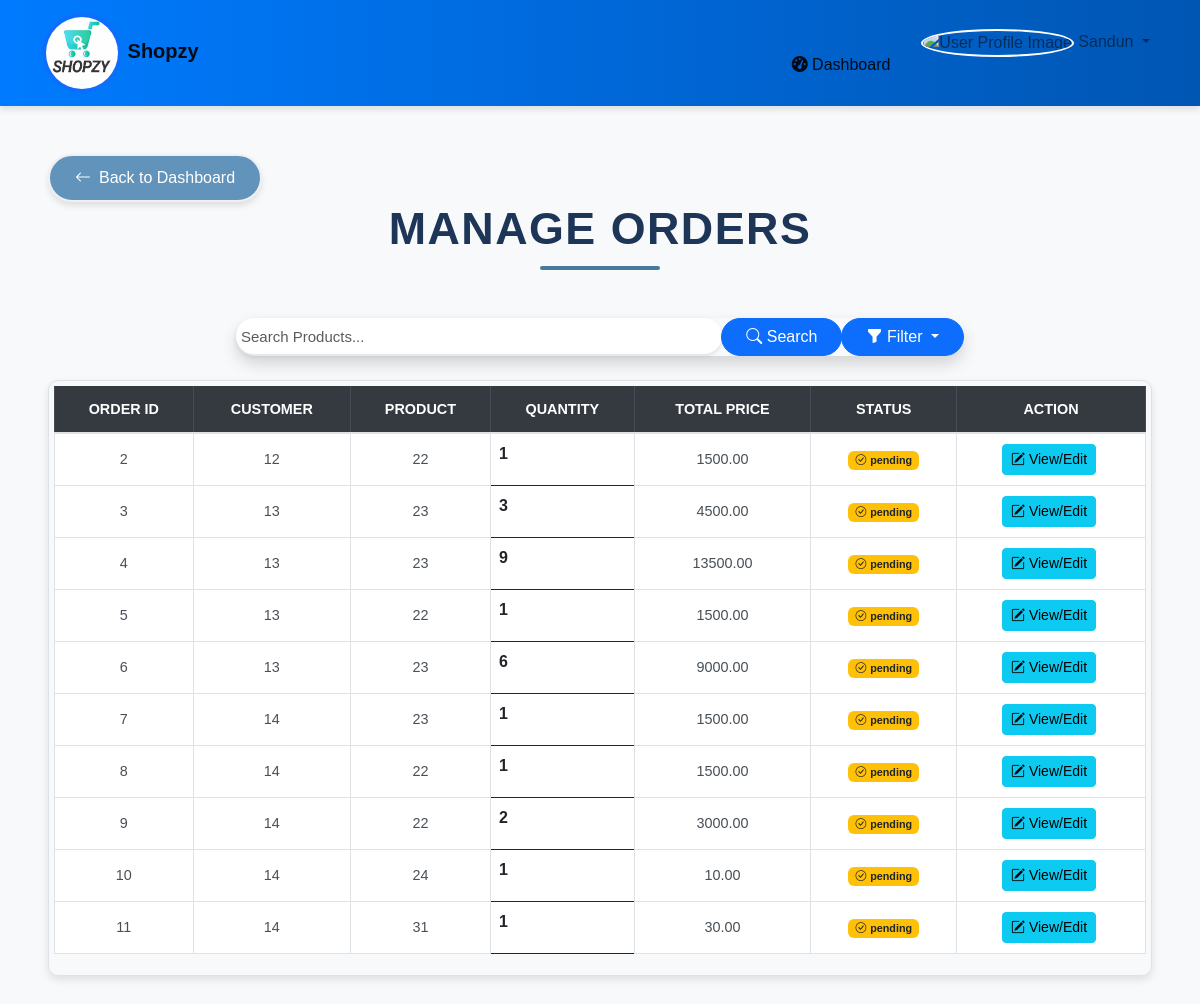
Screenshot of /Admin/ManageOrders.php (signed in) with the database file from the repository.
### tables this page shows
CREATE TABLE `orders` (
  `order_id` int(11) NOT NULL,
  `customer_id` int(11) NOT NULL,
  `product_id` int(11) NOT NULL,
  `seller_id` int(11) NOT NULL,
  `status` enum('pending','shipped','delivered','cancelled') NOT NULL,
  `quntity` int(11) NOT NULL,
  `total_price` decimal(10,2) NOT NULL,
  `shipping_address` text DEFAULT NULL,
  `payment_method` enum('credit_card','paypal','bank_transfer') DEFAULT NULL,
  `created_at` timestamp NOT NULL DEFAULT current_timestamp(),
  `updated_at` timestamp NOT NULL DEFAULT current_timestamp() ON UPDATE current_timestamp()
);

### Admin/ManageOrders.php (the view, shortened to what this page needs)
<?php
include 'header.php';
?>
<!DOCTYPE html>
<html lang="en">
<head>
    <link rel="stylesheet" href="https://cdnjs.cloudflare.com/ajax/libs/animate.css/4.1.1/animate.min.css" />
    <link href="https://cdn.jsdelivr.net/npm/bootstrap@5.3.0-alpha1/dist/css/bootstrap.min.css" rel="stylesheet">
    <link rel="stylesheet" href="https://cdn.jsdelivr.net/npm/bootstrap-icons@1.10.5/font/bootstrap-icons.css">
    <link rel="stylesheet" href="css/pagestyle.css">
</head>
<body>
<div class="custom-container my-5 mx-5">
        <a href="main.php" class="btn btn-primary back">
                <i class="bi bi-arrow-left me-2"></i> Back to Dashboard
        </a>
         <h1 class="header-title text-center mb-5">Manage Orders</h1>
        <div class="row my-4">
            <div class="col-md-8 offset-md-2">
                <div class="input-group shadow rounded-pill">
                    <input type="text" id="searchInput" class="form-control rounded-pill border-0"
                        placeholder="Search Products..."
                        aria-label="Search Products">
                    <button class="btn btn-primary rounded-pill px-4" type="button" id="searchButton">
                        <i class="bi bi-search"></i> Search
                    </button>
                    <div >
                        <dropdown class="dropdown">
                            <button class="btn btn-primary dropdown-toggle rounded-pill px-4" type="button" data-bs-toggle="dropdown" aria-expanded="false">
                                <i class="bi bi-funnel-fill"></i> Filter
                            </button>
                    </div>
                </div>
            </div>
        </div>
        <div class="row mt-4">
            <div class="col-md-12">
                <div class="table-responsive">
                    <table class="table table-bordered table-hover">
                        <thead class="table-dark">
                            <tr>
                                <th scope="col">Order ID</th>
                                <th scope="col">Customer</th>
                                <th scope="col">Product</th>
                                <th scope="col">Quantity</th>
                                <th scope="col">Total Price</th>
                                <th scope="col">Status</th>
                                <th scope="col">Action</th>
                            </tr>
                        </thead>
                        <tbody>
                            <?php
                                if(isset($_REQUEST['Fillter'])){
                                    if($_REQUEST['Fillter'] == "pending"){
                                        $query = "SELECT * FROM orders where status = 'pending'";
                                            $result = mysqli_query($conn, $query);
                                    }
                                    if($_REQUEST['Fillter'] == "shipped"){
                                        $query = "SELECT * FROM orders where status = 'shipped'";
                                            $result = mysqli_query($conn, $query);
                                    }
                                    if($_REQUEST['Fillter'] == "delivered"){
                                        $query = "SELECT * FROM orders where status = 'delivered'";
                                            $result = mysqli_query($conn, $query);
                                    }
                                    if($_REQUEST['Fillter'] == "cancelled"){
                                        $query = "SELECT * FROM orders where status = 'cancelled'";
                                            $result = mysqli_query($conn, $query);
                                    }
                                    if($_REQUEST['Fillter'] == "all"){
                                        $query = "SELECT * FROM orders";
                                            $result = mysqli_query($conn, $query);
                                    }
                                }
                                else{
                                    $query = "SELECT * FROM orders";
                                    $result = mysqli_query($conn, $query);
                                }
                                $rowCount = mysqli_num_rows($result);
                                if ($rowCount > 0) {
                                    while ($row = mysqli_fetch_assoc($result)) { ?>
                                    <tr>
                                        <td><?php echo $row['order_id']; ?></td>
                                        <td><?php echo $row['customer_id']; ?></td>
                                        <td><?php echo $row['product_id']; ?></td>
                                        <th><?php echo $row['quntity']; ?></th>
                                        <td><?php echo $row['total_price']; ?></td>
                                        <td>
                                        <?php
                                            if ($row['status'] == "pending") {
                                                echo '<span class="badge bg-warning text-dark"><i class="bi bi-check-circle me-1"></i>pending</span>';
                                            }
                                        ?>
                                        </td>
                                        <td>
                                            <button type="button" class="btn btn-sm btn-info me-1" data-bs-toggle="modal" data-bs-target="#viewOrderModal<?php echo $row['order_id']; ?>">
                                                <i class="bi bi-pencil-square"></i> View/Edit
                                            </button>
                                    </tr>
                            <?php
                                    }
                                } else {
                                    echo '<tr><td colspan="10" class="text-center">No orders found.</td></tr>';
                                }
                            ?>
                        </tbody>
                    </table>
                </div>
            </div>
        </div>
    </div>
</body>
</html>

### Admin/header.php (shortened to what this page needs)
<?php
include 'Backend/config.php';
$id = $_SESSION['admin_id'];
$stmt = $conn->prepare("SELECT * FROM admins WHERE admin_id = ?");
$stmt->bind_param("i", $id);
$stmt->execute();
$result = $stmt->get_result();
$row = $result->fetch_assoc();
function getProfileImagePath($imageName) {
    $defaultImage = 'https://bootdey.com/img/Content/avatar/avatar6.png';
    return file_exists("AdminImage/" . $imageName) && $imageName ? "AdminImage/" . htmlspecialchars($imageName) : $defaultImage;
}
$imagePath = getProfileImagePath($row['Image']);
?>
<!DOCTYPE html>
<html lang="en">
<head>
    <link rel='stylesheet' href='https://cdn.jsdelivr.net/npm/bootstrap@4.5.0/dist/css/bootstrap.min.css'>
    <link rel="stylesheet" href="https://cdnjs.cloudflare.com/ajax/libs/font-awesome/6.0.0-beta3/css/all.min.css">
</head>
<body>
    <nav class="navbar navbar-expand-lg navbar-light">
        <div class="container">
            <a class="navbar-brand" href="Main.php">
                <img src="Image/icon.jfif" class="rounded-circle p-1 bg-primary" width="80"> Shopzy
            </a>
            <div class="collapse navbar-collapse" id="navbarNav">
                <ul class="navbar-nav ml-auto">
                    <li class="nav-item active">
                        <br>
                        <a class="nav-link" href="Main.php"><i class="fas fa-tachometer-alt"></i> Dashboard</a>
                    </li>
                    <li class="nav-item dropdown">
                        <a href="#" class="nav-link dropdown-toggle" id="profileDropdown" role="button" data-toggle="dropdown" aria-haspopup="true" aria-expanded="false">
                            <img src="<?= $imagePath ?>" alt="User Profile Image" class="profile-image" />
                            <?= htmlspecialchars($row['first_name']) ?>
                        </a>
                    </li>
                </ul>
            </div>
        </div>
    </nav>
</body>
</html>

### Admin/css/pagestyle.css (style rules this page uses)
body { margin: 0; padding: 0; font-family: Arial, sans-serif; background-color: #f8f9fa; }
#searchInput { max-width: 100%; padding: 5px; border: 1px solid #ced4da; border-radius: 25px; font-size: 15px; color: #495057; box-shadow: 0 2px 4px rgba(0, 0, 0, 0.1); outline: none; transition: box-shadow 0.3s ease, border-color 0.3s ease; }
.table thead th { text-align: center; font-weight: bold; text-transform: uppercase; background-color: #343a40; color: #ffffff; padding: 12px 8px; border-bottom: 2px solid #dee2e6; font-size: 0.9rem; }
.table tbody td { text-align: center; padding: 10px; vertical-align: middle; font-size: 0.9rem; color: #495057; border-bottom: 1px solid #dee2e6; }
.table-responsive { border: 1px solid #dee2e6; border-radius: 10px; overflow-x: auto; overflow-y: auto; -webkit-overflow-scrolling: touch; box-shadow: 0 4px 8px rgba(0, 0, 0, 0.1); max-height: 600px; padding: 5px; }
.table { min-width: 1000px; white-space: nowrap; border-collapse: collapse; }
.header-title { font-size: 2.8rem; color: #1d3557; font-weight: 700; text-transform: uppercase; text-decoration: none; letter-spacing: 1.5px; margin-bottom: 30px; position: relative; }
.header-title::after { content: ''; display: block; width: 120px; height: 4px; background-color: #457b9d; margin: 10px auto 0; border-radius: 2px; }
.back { background-color: #6293ba; color: #ffffff; font-size: 16px; font-weight: 500; padding: 10px 25px; border: 2px solid #efeff4; border-radius: 30px; display: inline-flex; align-items: center; text-decoration: none; box-shadow: 0 4px 6px rgba(0, 0, 0, 0.1); transition: background-color 0.3s ease, box-shadow 0.3s ease; }

### Admin/header.php (style rules this page uses)
body { font-family: 'Poppins', sans-serif; overflow-x: hidden; }
.navbar { background: linear-gradient(90deg, #007bff, #0056b3); box-shadow: 0 4px 6px rgba(0, 0, 0, 0.1); }
.navbar-brand { font-weight: bold; color: white; font-size: 1.5rem; }
.nav-link { color: white; margin-left: 15px; font-size: 1.1rem; }
.profile-image { width: 50px; height: 50px; border-radius: 50%; border: 2px solid white; transition: transform 0.3s, border-color 0.3s; }

### rows the page displays
orders: order_id "2", customer "12", product "22", quntity "1", total_price "1500.00", status "pending" (drawn)
orders: order_id "3", customer "13", product "23", quntity "3", total_price "4500.00", status "pending" (drawn)
orders: order_id "4", customer "13", product "23", quntity "9", total_price "13500.00", status "pending" (drawn)
orders: order_id "5", customer "13", product "22", quntity "1", total_price "1500.00", status "pending" (drawn)
orders: order_id "6", customer "13", product "23", quntity "6", total_price "9000.00", status "pending" (drawn)
orders: order_id "7", customer "14", product "23", quntity "1", total_price "1500.00", status "pending" (drawn)
orders: order_id "8", customer "14", product "22", quntity "1", total_price "1500.00", status "pending" (drawn)
orders: order_id "9", customer "14", product "22", quntity "2", total_price "3000.00", status "pending" (drawn)
orders: order_id "10", customer "14", product "24", quntity "1", total_price "10.00", status "pending" (drawn)
orders: order_id "11", customer "14", product "31", quntity "1", total_price "30.00", status "pending" (drawn)

### other values shown
$row['first_name'] "Sandun"
